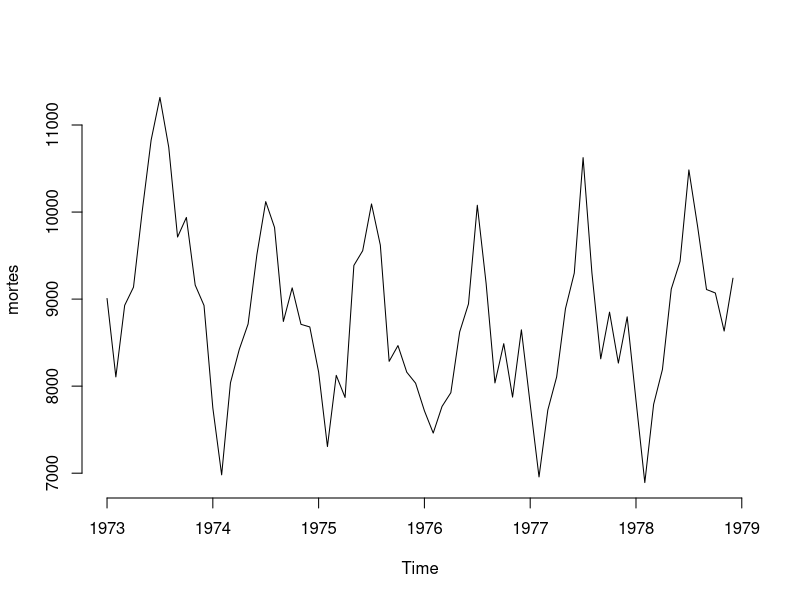
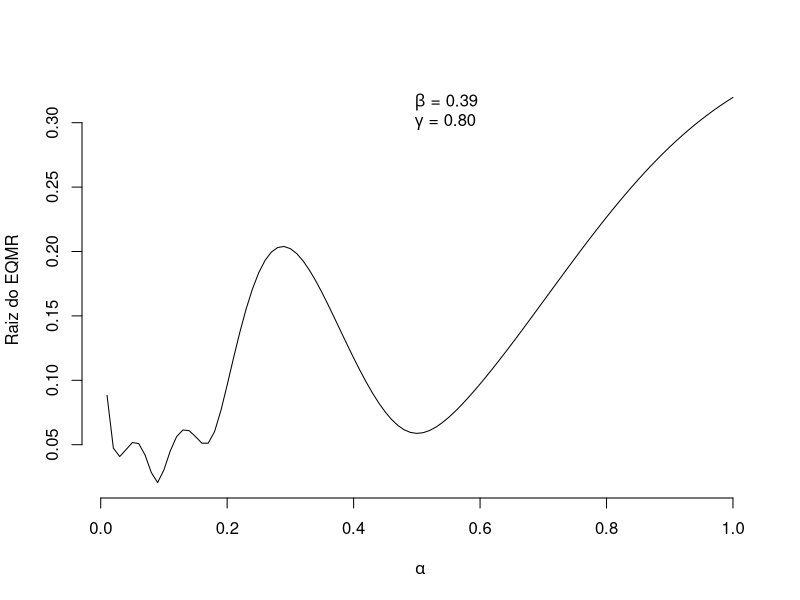
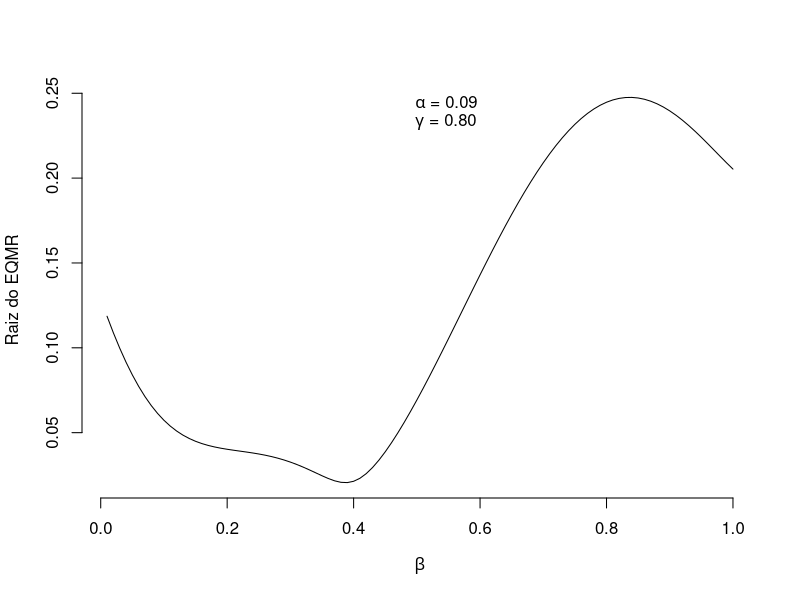
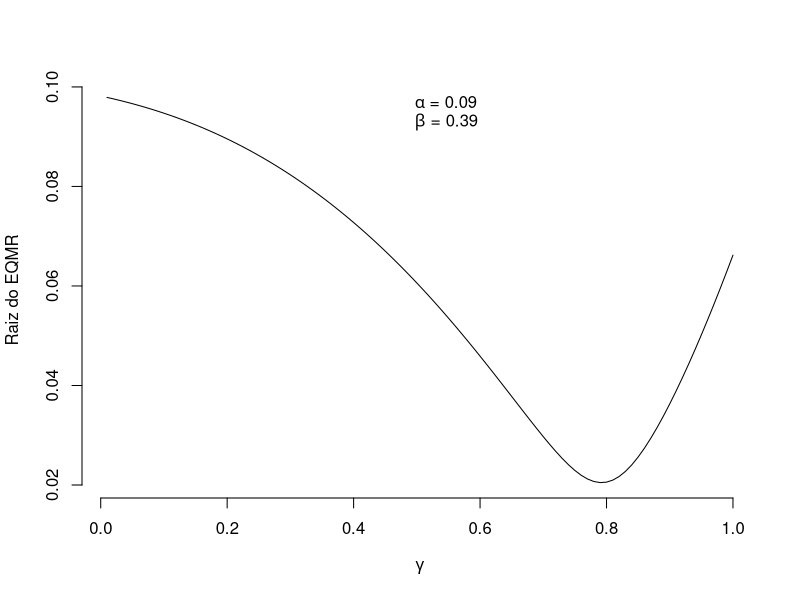
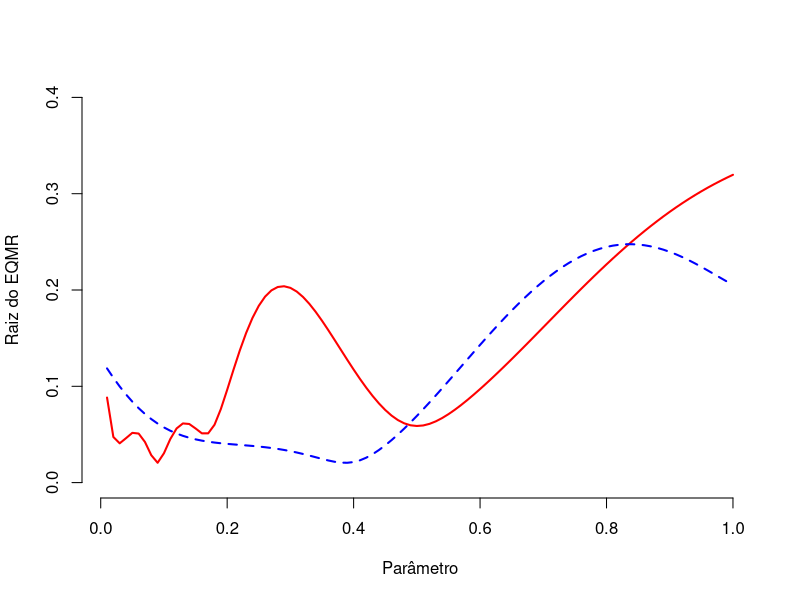

The R source for these figures, in order: (Note: this script raises an error after producing the figures.)
library(datasets)
library(forecast)
#library(stats)
#library(pastecs)

?USAccDeaths
mortes <- datasets::USAccDeaths
plot.ts(mortes, bty="n")

# Separando dados de teste

mortes
mortes_treino <- subset(mortes, end = 48)
mortes_teste <- subset(mortes, start = 49, end = 60)
mortes_prev <- subset(mortes, start = 61)

A <- 0.09
B <- 0.39
C <- 0.80



# Cross Validation Errors

niveis <- seq(from=0.01, to=1, by=0.01)
n <- length(niveis)

# Alpha

error_a <- rep(0, n)

for(i in 1:n){
  a <- niveis[i]
  hw_cross <- HoltWinters(mortes_treino, alpha=a, beta=B, gamma=C, seasonal = "mult")
  EQMR <- sqrt(mean((predict(hw_cross, 12) - mortes_teste)^2/mortes_teste^2))
  error_a[i] <- EQMR
  
}


min(error_a)                # erro minimo
niveis[which.min(error_a)]  # valor que leva a esse erro

{plot(niveis, error_a, xlab = expression(alpha), ylab = "Raiz do EQMR", bty="n",type="l", lwd=1)
legend("top",lty=0, c(expression(paste(beta, " = 0.39")), expression(paste(gamma, " = 0.80"))),lwd=1, bty="n")
}



# Beta

error_b <- rep(0, n)

for(i in 1:n){
  b <- niveis[i]
  hw_cross <- HoltWinters(mortes_treino, alpha=A, beta=b, gamma=C, seasonal = "mult")
  EQMR <- sqrt(mean((predict(hw_cross, 12) - mortes_teste)^2/mortes_teste^2))
  error_b[i] <- EQMR
  
}

min(error_b)                # erro minimo
niveis[which.min(error_b)]  # valor que leva a esse erro
{plot(niveis, error_b, xlab = expression(beta), ylab = "Raiz do EQMR", bty="n",type="l", lwd=1)
legend("top",lty=0, c(expression(paste(alpha, " = 0.09")), expression(paste(gamma, " = 0.80"))),lwd=1, bty="n")
}




# Gamma Multiplicativo

error_c_mult <- rep(0, n)

for(i in 1:n){
  c <- niveis[i]
  hw_cross <- HoltWinters(mortes_treino, alpha=A, beta=B, gamma=c, seasonal = "mult")
  EQMR <- sqrt(mean((predict(hw_cross, 12) - mortes_teste)^2/mortes_teste^2))
  error_c_mult[i] <- EQMR
  
}

min(error_c_mult)                # erro minimo
niveis[which.min(error_c_mult)]  # valor que leva a esse erro
{plot(niveis, error_c_mult, xlab = expression(gamma), ylab = "Raiz do EQMR", bty="n",type="l", lwd=1)
legend("top",lty=0, c(expression(paste(alpha, " = 0.09")), expression(paste(beta, " = 0.39"))),lwd=1, bty="n")
}


{plot(niveis, error_a, xlab = "Parâmetro", type = "l",          # Mortes_EQM_todos.jpeg
      lty = 1, lwd = 2, col = "red",
      ylab = "Raiz do EQMR", bty="n", ylim = c(0, 0.40))
  lines(niveis, error_b, lty = 2, lwd = 2, col = "blue")
  lines(niveis, error_c_add, lty = 3, lwd = 2, col = "green4")
  legend("topleft",c(expression(alpha), expression(beta), expression(gamma)), 
         lty=c(1,2,3), lwd=2, bty="n",col=c("red","blue", "green4"))
}



{windows()
  par(mfrow = c(1,3))
  
  plot(niveis, error_a, xlab = expression(alpha), ylab = "EQM", bty="n")
  legend("top",lty=0, c(expression(paste(beta, " = 0.39")), expression(paste(gamma, " = 0.80"))),lwd=1, bty="n")
  plot(niveis, error_b, xlab = expression(beta), ylab = "EQM", bty="n")
  legend("top",lty=0, c(expression(paste(alpha, " = 0.09")), expression(paste(gamma, " = 0.80"))),lwd=1, bty="n")
  plot(niveis, error_c_mult, xlab = expression(paste(gamma, " (multiplicativo)")), ylab = "EQM", bty="n")
  legend("top",lty=0, c(expression(paste(alpha, " = 0.09")), expression(paste(beta, " = 0.39"))),lwd=1, bty="n")
}


#-----------------------------------------------


# # Gamma Aditivo
# 
# error_c_add <- rep(0, n)
# 
# for(i in 1:n){
#   c <- niveis[i]
#   hw_cross <- HoltWinters(mortes_treino, alpha=A, beta=B, gamma=c, seasonal = "add")
#   EQM <- sum( (predict(hw_cross, 12) - mortes_teste)^2 )/12
#   error_c_add[i] <- EQM
#   
# }
# 
# min(error_c_add)                # erro minimo
# niveis[which.min(error_c_add)]  # valor que leva a esse erro
# {plot(niveis, error_c_add, xlab = expression(paste(gamma, " (aditivo)")), ylab = "EQM", bty="n")
#   legend("top",lty=0, c(expression(paste(alpha, " = 0.09")), expression(paste(beta, " = 0.39"))),lwd=1, bty="n")
# }
# 
# 
# 
# 
# {windows()
# par(mfrow = c(2,2))
# 
# plot(niveis, error_a, xlab = expression(alpha), ylab = "EQM", bty="n")
# legend("top",lty=0, c(expression(paste(beta, " = 0.39")), expression(paste(gamma, " = 0.80"))),lwd=1, bty="n")
# plot(niveis, error_b, xlab = expression(beta), ylab = "EQM", bty="n")
# legend("top",lty=0, c(expression(paste(alpha, " = 0.09")), expression(paste(gamma, " = 0.80"))),lwd=1, bty="n")
# plot(niveis, error_c_add, xlab = expression(paste(gamma, " (aditivo)")), ylab = "EQM", bty="n")
# legend("top",lty=0, c(expression(paste(alpha, " = 0.09")), expression(paste(beta, " = 0.39"))),lwd=1, bty="n")
# plot(niveis, error_c_mult, xlab = expression(paste(gamma, " (multiplicativo)")), ylab = "EQM", bty="n")
# legend("top",lty=0, c(expression(paste(alpha, " = 0.09")), expression(paste(beta, " = 0.39"))),lwd=1, bty="n")
# }


#-----------------------------------------------
  
# # Comparação pra ver a diferença nos parametros
# 
# 
# # Alpha
# 
# HW_alpha_1 <- HoltWinters(mortes_treino, alpha=0.1, beta=B, gamma=C, seasonal = "mult")
# HW_alpha_2 <- HoltWinters(mortes_treino, alpha=0.3, beta=B, gamma=C, seasonal = "mult")
# HW_alpha_3 <- HoltWinters(mortes_treino, alpha=0.5, beta=B, gamma=C, seasonal = "mult")
# HW_alpha_4 <- HoltWinters(mortes_treino, alpha=0.8, beta=B, gamma=C, seasonal = "mult")
# 
# {windows()
#   par(mfrow = c(2,2))
#   
#   plot.ts(mortes, ylim=c(5000, 12000), bty="n")
#   lines(predict(HW_alpha_1, 24), col="blue", lty=2)
#   legend("top", inset=.05,
#          c("Real",expression(paste(alpha, " = 0.1"))), lwd=1, lty=c(1,2), col=c("black","blue"), bty="n") 
#   
#   plot.ts(mortes, ylim=c(5000, 12000), bty="n")
#   lines(predict(HW_alpha_2, 24), col="blue", lty=2)
#   legend("top", inset=.05,
#          c("Real",expression(paste(alpha, " = 0.3"))), lwd=1, lty=c(1,2), col=c("black","blue"), bty="n") 
#   
#   plot.ts(mortes, ylim=c(5000, 12000), bty="n")
#   lines(predict(HW_alpha_3, 24), col="blue", lty=2)
#   legend("top", inset=.05,
#          c("Real",expression(paste(alpha, " = 0.5"))), lwd=1, lty=c(1,2), col=c("black","blue"), bty="n") 
#   
#   plot.ts(mortes, ylim=c(5000, 12000), bty="n")
#   lines(predict(HW_alpha_4, 24), col="blue", lty=2)
#   legend("top", inset=.05,
#          c("Real",expression(paste(alpha, " = 0.8"))), lwd=1, lty=c(1,2), col=c("black","blue"), bty="n") 
# }
# 
# 
# 
# # Beta
# 
# HW_beta_1 <- HoltWinters(mortes_treino, alpha=A, beta=0.1, gamma=C, seasonal = "mult")
# HW_beta_2 <- HoltWinters(mortes_treino, alpha=A, beta=0.3, gamma=C, seasonal = "mult")
# HW_beta_3 <- HoltWinters(mortes_treino, alpha=A, beta=0.5, gamma=C, seasonal = "mult")
# HW_beta_4 <- HoltWinters(mortes_treino, alpha=A, beta=0.8, gamma=C, seasonal = "mult")
# 
# 
# {windows()
#   par(mfrow = c(2,2))
#   
#   plot.ts(mortes, ylim=c(5000, 12000), bty="n")
#   lines(predict(HW_beta_1, 24), col="blue", lty=2)
#   legend("top", inset=.05,
#          c("Real",expression(paste(beta, " = 0.1"))), lwd=1, lty=c(1,2), col=c("black","blue"), bty="n") 
#   
#   plot.ts(mortes, ylim=c(5000, 12000), bty="n")
#   lines(predict(HW_beta_2, 24), col="blue", lty=2)
#   legend("top", inset=.05,
#          c("Real",expression(paste(beta, " = 0.3"))), lwd=1, lty=c(1,2), col=c("black","blue"), bty="n") 
#   
#   plot.ts(mortes, ylim=c(5000, 12000), bty="n")
#   lines(predict(HW_beta_3, 24), col="blue", lty=2)
#   legend("top", inset=.05,
#          c("Real",expression(paste(beta, " = 0.5"))), lwd=1, lty=c(1,2), col=c("black","blue"), bty="n") 
#   
#   plot.ts(mortes, ylim=c(5000, 12000), bty="n")
#   lines(predict(HW_beta_4, 24), col="blue", lty=2)
#   legend("top", inset=.05,
#          c("Real",expression(paste(beta, " = 0.8"))), lwd=1, lty=c(1,2), col=c("black","blue"), bty="n") 
# }
# 
# 
# 
# 
# # Gama
# 
# HW_gama_1 <- HoltWinters(mortes_treino, alpha=A, beta=B, gamma=0.1, seasonal = "mult")
# HW_gama_2 <- HoltWinters(mortes_treino, alpha=A, beta=B, gamma=0.3, seasonal = "mult")
# HW_gama_3 <- HoltWinters(mortes_treino, alpha=A, beta=B, gamma=0.5, seasonal = "mult")
# HW_gama_4 <- HoltWinters(mortes_treino, alpha=A, beta=B, gamma=0.8, seasonal = "mult")
# 
# 
# {windows()
#   par(mfrow = c(2,2))
#   
#   plot.ts(mortes, ylim=c(5000, 12000), bty="n")
#   lines(predict(HW_gama_1, 24), col="blue", lty=2)
#   legend("top", inset=.05,
#          c("Real",expression(paste(gamma, " = 0.1"))), lwd=1, lty=c(1,2), col=c("black","blue"), bty="n") 
#   
#   plot.ts(mortes, ylim=c(5000, 12000), bty="n")
#   lines(predict(HW_gama_2, 24), col="blue", lty=2)
#   legend("top", inset=.05,
#          c("Real",expression(paste(gamma, " = 0.3"))), lwd=1, lty=c(1,2), col=c("black","blue"), bty="n") 
#   
#   plot.ts(mortes, ylim=c(5000, 12000), bty="n")
#   lines(predict(HW_gama_3, 24), col="blue", lty=2)
#   legend("top", inset=.05,
#          c("Real",expression(paste(gamma, " = 0.5"))), lwd=1, lty=c(1,2), col=c("black","blue"), bty="n") 
#   
#   plot.ts(mortes, ylim=c(5000, 12000), bty="n")
#   lines(predict(HW_gama_4, 24), col="blue", lty=2)
#   legend("top", inset=.05,
#          c("Real",expression(paste(gamma, " = 0.8"))), lwd=1, lty=c(1,2), col=c("black","blue"), bty="n") 
# }
# 
# 
# 

